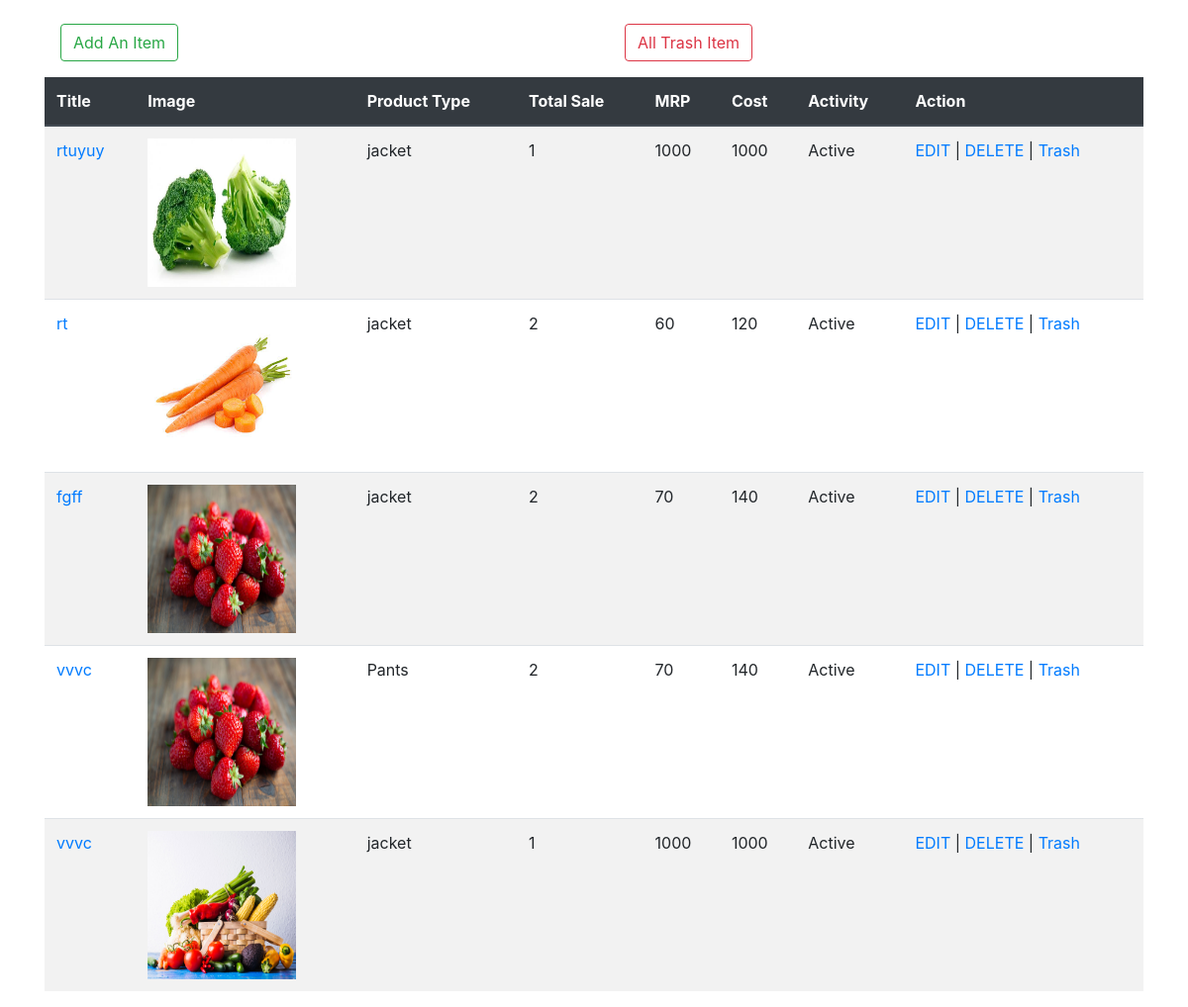
Screenshot of /admin/product/index.php with the database file from the repository.
### tables this page shows
CREATE TABLE `products` (
  `id` int(11) NOT NULL,
  `brand_id` int(11) DEFAULT NULL,
  `label_id` int(11) DEFAULT NULL,
  `title` varchar(255) NOT NULL,
  `detail` varchar(255) DEFAULT NULL,
  `picture` varchar(255) DEFAULT NULL,
  `short_description` text,
  `description` text,
  `total_sales` int(11) DEFAULT NULL,
  `product_type` varchar(255) DEFAULT NULL,
  `is_new` tinyint(4) DEFAULT NULL,
  `cost` float DEFAULT NULL,
  `mrp` float DEFAULT NULL,
  `special_price` float DEFAULT NULL,
  `is_deleted` tinyint(1) DEFAULT '0',
  `is_draft` tinyint(1) DEFAULT NULL,
  `is_active` tinyint(4) NOT NULL,
  `created_at` datetime DEFAULT NULL,
  `modified_at` datetime DEFAULT NULL
);

### admin/garbase/Product.php (called while the page is built, shortened)
<?php
class Product
{
    public $conn=null;
    public function __construct()
    {
        $this->conn = new PDO("mysql:host=localhost;dbname=e_shop", "root", "");
        $this->conn->setAttribute(PDO::ATTR_ERRMODE, PDO::ERRMODE_EXCEPTION);
    }
    public function index(){
        $query ="SELECT * FROM products where is_deleted=0";
        $stmt = $this->conn->prepare($query);
        $result = $stmt->execute();
        $products = $stmt-> fetchAll();
        return $products;
    }
}

### config.php (called while the page is built, shortened)
<?php
$webroot = 'http://localhost/Hridoy';

### admin/product/index.php (the view, shortened to what this page needs)
<?php
include_once($_SERVER['DOCUMENT_ROOT'].'/Hridoy/config.php');
$_product = new Product();
$products = $_product->index();
?>
<!doctype html>
<html lang="en">
<head>
    <link rel="stylesheet" href="https://stackpath.bootstrapcdn.com/bootstrap/4.3.1/css/bootstrap.min.css">
</head>
<body>
<section>
    <div class="container">
        <div class="row">
            <div class="col-6">
                <ul class="nav">
                    <li class="nav-item">
                        <a class="nav-link h4" href="create.php">
                            <button type="button" class="btn btn-outline-success">Add An Item</button>
                        </a>
                    </li>
                </ul>
            </div>
            <div class="col-6 justify-content-end">
                <ul class="nav">
                    <li class="nav-item">
                        <a class="nav-link h4" href="../product/trash_index.php">
                            <button type="button" class="btn btn-outline-danger">All Trash Item</button>
                        </a>
                    </li>
                </ul>
            </div>
        </div>
        <div class="row justify-content-center">
            <div class="col-12 table-responsive">
                <table class="table  table-hover table-striped">
                    <thead class="table-borderless thead-dark">
                    <tr>
                        <th scope="col"> Title</th>
                        <th scope="col"> Image</th>
                        <th scope="col"> Product Type</th>
                        <th scope="col"> Total Sale</th>
                        <th scope="col"> MRP</th>
                        <th scope="col"> Cost</th>
                        <th scope="col"> Activity</th>
                        <th scope="col"> Action</th>
                    </tr>
                    </thead>
                    <tbody>
                    <?php
                    if(count($products)>0):
                    foreach ($products as $pro) :
                        ?>
                        <tr>
                            <td> <a href="show.php? id= <?php echo $pro['id']?>"> <?php echo $pro['title']?></a> </td>
                            <td> <img height="150px" width="150px" src="<?php echo $webroot;?>/upload/<?php echo $pro['picture'];?>"> </td>
                            <td>  <?php echo $pro['product_type']?> </td>
                            <td>  <?php echo $pro['total_sales']?> </td>
                            <td>  <?php echo $pro['mrp']?> </td>
                            <td>  <?php echo $pro['cost'];?> </td>
                            <td>  <?php echo ($pro['is_active'])?'Active' :'Off line';?> </td>
                            <td>
                                <a href="edit.php?id=<?php echo $pro['id']?>">EDIT</a> |
                                <a href="delete.php?id=<?php echo $pro['id']?>"onclick="return confirm('Are you sure you want to delete')">DELETE</a> |
                                <a href="trash.php?id=<?php echo $pro['id']?>"onclick="return confirm('Are you sure you want to trash?')">Trash</a>
                            </td>
                        </tr>
                    <?php
                    endforeach;
                    else:
                    ?>
                        <tr>
                            <td colspan="6"> No Product is Available. <a href="create.php">Click here to add one</a></td>
                        </tr>
                    <?php
                    endif;
                    ?>
                    </tbody>
                </table>
            </div>
        </div>
    </div>
</section>
</body>
</html>

### rows the page displays
products: title "rtuyuy", picture (picture), product_type "jacket", total_sales "1", mrp "1000", cost "1000", is_active "Active"
products: title "rt", picture (picture), product_type "jacket", total_sales "2", mrp "60", cost "120", is_active "Active"
products: title "fgff", picture (picture), product_type "jacket", total_sales "2", mrp "70", cost "140", is_active "Active"
products: title "vvvc", picture (picture), product_type "Pants", total_sales "2", mrp "70", cost "140", is_active "Active"
products: title "vvvc", picture (picture), product_type "jacket", total_sales "1", mrp "1000", cost "1000", is_active "Active"
